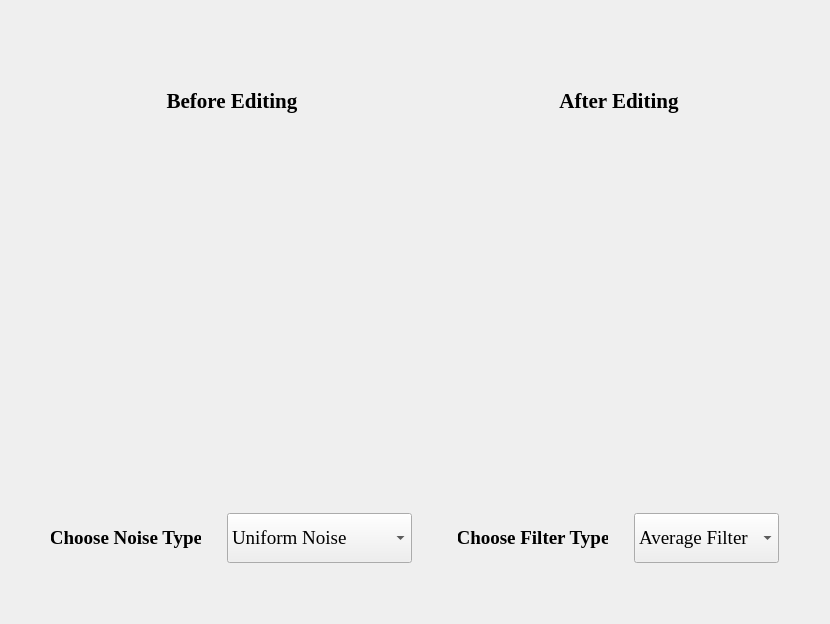
  <widget class="QWidget" name="tab">
   <attribute name="title">
    <string>Noise / Filtering</string>
   </attribute>
   <layout class="QGridLayout" name="gridLayout">
    <item row="0" column="0">
     <layout class="QVBoxLayout" name="verticalLayout_4">
      <item>
       <spacer name="verticalSpacer_5">
        <property name="orientation">
         <enum>Qt::Vertical</enum>
        </property>
        <property name="sizeType">
         <enum>QSizePolicy::Fixed</enum>
        </property>
        <property name="sizeHint" stdset="0">
         <size>
          <width>20</width>
          <height>40</height>
         </size>
        </property>
       </spacer>
      </item>
      <item>
       <layout class="QHBoxLayout" name="horizontalLayout">
        <item>
         <spacer name="horizontalSpacer">
          <property name="orientation">
           <enum>Qt::Horizontal</enum>
          </property>
          <property name="sizeType">
           <enum>QSizePolicy::Fixed</enum>
          </property>
          <property name="sizeHint" stdset="0">
           <size>
            <width>40</width>
            <height>20</height>
           </size>
          </property>
         </spacer>
        </item>
        <item>
         <layout class="QVBoxLayout" name="verticalLayout_2">
          <item>
           <layout class="QHBoxLayout" name="horizontalLayout_2">
            <item>
             <spacer name="horizontalSpacer_2">
              <property name="orientation">
               <enum>Qt::Horizontal</enum>
              </property>
              <property name="sizeHint" stdset="0">
               <size>
                <width>40</width>
                <height>20</height>
               </size>
              </property>
             </spacer>
            </item>
            <item>
             <widget class="QLabel" name="label_beforeAddingNoise">
              <property name="minimumSize">
               <size>
                <width>200</width>
                <height>100</height>
               </size>
              </property>
              <property name="maximumSize">
               <size>
                <width>200</width>
                <height>100</height>
               </size>
              </property>
              <property name="font">
               <font>
                <family>Georgia</family>
                <pointsize>16</pointsize>
                <bold>true</bold>
               </font>
              </property>
              <property name="text">
               <string>Before Editing</string>
              </property>
              <property name="alignment">
               <set>Qt::AlignCenter</set>
              </property>
             </widget>
            </item>
            <item>
             <spacer name="horizontalSpacer_4">
              <property name="orientation">
               <enum>Qt::Horizontal</enum>
              </property>
              <property name="sizeHint" stdset="0">
               <size>
                <width>40</width>
                <height>20</height>
               </size>
              </property>
             </spacer>
            </item>
           </layout>
          </item>
          <item>
           <spacer name="verticalSpacer_3">
            <property name="orientation">
             <enum>Qt::Vertical</enum>
            </property>
            <property name="sizeType">
             <enum>QSizePolicy::Fixed</enum>
            </property>
            <property name="sizeHint" stdset="0">
             <size>
              <width>20</width>
              <height>20</height>
             </size>
            </property>
           </spacer>
          </item>
          <item>
           <widget class="GraphicsLayoutWidget" name="image_noiseBeforeEditing" native="true">
            <property name="minimumSize">
             <size>
              <width>250</width>
              <height>300</height>
             </size>
            </property>
            <property name="maximumSize">
             <size>
              <width>16777215</width>
              <height>500</height>
             </size>
            </property>
           </widget>
          </item>
          <item>
           <spacer name="verticalSpacer_4">
            <property name="orientation">
             <enum>Qt::Vertical</enum>
            </property>
            <property name="sizeType">
             <enum>QSizePolicy::Fixed</enum>
            </property>
            <property name="sizeHint" stdset="0">
             <size>
              <width>20</width>
              <height>20</height>
             </size>
            </property>
           </spacer>
          </item>
          <item>
           <layout class="QVBoxLayout" name="verticalLayout">
            <item>
             <spacer name="verticalSpacer">
              <property name="orientation">
               <enum>Qt::Vertical</enum>
              </property>
              <property name="sizeType">
               <enum>QSizePolicy::Preferred</enum>
              </property>
              <property name="sizeHint" stdset="0">
               <size>
                <width>20</width>
                <height>10</height>
               </size>
              </property>
             </spacer>
            </item>
            <item>
             <layout class="QHBoxLayout" name="horizontalLayout_4">
              <item>
               <widget class="QLabel" name="label_noiseType">
                <property name="minimumSize">
                 <size>
                  <width>150</width>
                  <height>50</height>
                 </size>
                </property>
                <property name="maximumSize">
                 <size>
                  <width>150</width>
                  <height>50</height>
                 </size>
                </property>
                <property name="font">
                 <font>
                  <family>Georgia</family>
                  <pointsize>14</pointsize>
                  <bold>true</bold>
                 </font>
                </property>
                <property name="text">
                 <string>Choose Noise Type</string>
                </property>
                <property name="alignment">
                 <set>Qt::AlignCenter</set>
                </property>
               </widget>
              </item>
              <item>
               <spacer name="horizontalSpacer_7">
                <property name="orientation">
                 <enum>Qt::Horizontal</enum>
                </property>
                <property name="sizeType">
                 <enum>QSizePolicy::Fixed</enum>
                </property>
                <property name="sizeHint" stdset="0">
                 <size>
                  <width>20</width>
                  <height>20</height>
                 </size>
                </property>
               </spacer>
              </item>
              <item>
               <widget class="QComboBox" name="comboBox_noiseTypes">
                <property name="minimumSize">
                 <size>
                  <width>104</width>
                  <height>50</height>
                 </size>
                </property>
                <property name="maximumSize">
                 <size>
                  <width>16777215</width>
                  <height>50</height>
                 </size>
                </property>
                <property name="font">
                 <font>
                  <family>Georgia</family>
                  <pointsize>14</pointsize>
                  <italic>false</italic>
                  <bold>false</bold>
                 </font>
                </property>
                <item>
                 <property name="text">
                  <string>Uniform Noise</string>
                 </property>
                </item>
                <item>
                 <property name="text">
                  <string>Gaussian Noise</string>
                 </property>
                </item>
                <item>
                 <property name="text">
                  <string>Salt &amp; Pepper Noise</string>
                 </property>
                </item>
               </widget>
              </item>
             </layout>
            </item>
            <item>
             <spacer name="verticalSpacer_2">
              <property name="orientation">
               <enum>Qt::Vertical</enum>
              </property>
              <property name="sizeType">
               <enum>QSizePolicy::Preferred</enum>
              </property>
              <property name="sizeHint" stdset="0">
               <size>
                <width>20</width>
                <height>10</height>
               </size>
              </property>
             </spacer>
            </item>
           </layout>
          </item>
         </layout>
        </item>
        <item>
         <spacer name="horizontalSpacer_97">
          <property name="orientation">
           <enum>Qt::Horizontal</enum>
          </property>
          <property name="sizeType">
           <enum>QSizePolicy::Preferred</enum>
          </property>
          <property name="sizeHint" stdset="0">
           <size>
            <width>40</width>
            <height>20</height>
           </size>
          </property>
         </spacer>
        </item>
        <item>
         <layout class="QHBoxLayout" name="horizontalLayout_43"/>
        </item>
        <item>
         <layout class="QVBoxLayout" name="verticalLayout_3">
          <item>
           <layout class="QHBoxLayout" name="horizontalLayout_3">
            <item>
             <spacer name="horizontalSpacer_5">
              <property name="orientation">
               <enum>Qt::Horizontal</enum>
              </property>
              <property name="sizeHint" stdset="0">
               <size>
                <width>40</width>
                <height>20</height>
               </size>
              </property>
             </spacer>
            </item>
            <item>
             <widget class="QLabel" name="label_afterAddingNoise">
              <property name="minimumSize">
               <size>
                <width>200</width>
                <height>100</height>
               </size>
              </property>
              <property name="maximumSize">
               <size>
                <width>200</width>
                <height>100</height>
               </size>
              </property>
              <property name="font">
               <font>
                <family>Georgia</family>
                <pointsize>16</pointsize>
                <bold>true</bold>
               </font>
              </property>
              <property name="text">
               <string>After Editing</string>
              </property>
              <property name="alignment">
               <set>Qt::AlignCenter</set>
              </property>
             </widget>
            </item>
            <item>
             <spacer name="horizontalSpacer_8">
              <property name="orientation">
               <enum>Qt::Horizontal</enum>
              </property>
              <property name="sizeHint" stdset="0">
               <size>
                <width>40</width>
                <height>20</height>
               </size>
              </property>
             </spacer>
            </item>
           </layout>
          </item>
          <item>
           <spacer name="verticalSpacer_7">
            <property name="orientation">
             <enum>Qt::Vertical</enum>
            </property>
            <property name="sizeType">
             <enum>QSizePolicy::Fixed</enum>
            </property>
            <property name="sizeHint" stdset="0">
             <size>
              <width>20</width>
              <height>20</height>
             </size>
            </property>
           </spacer>
          </item>
          <item>
           <widget class="GraphicsLayoutWidget" name="image_noiseAfterEditing" native="true">
            <property name="minimumSize">
             <size>
              <width>250</width>
              <height>300</height>
             </size>
            </property>
            <property name="maximumSize">
             <size>
              <width>16777215</width>
              <height>500</height>
             </size>
            </property>
           </widget>
          </item>
          <item>
           <spacer name="verticalSpacer_8">
            <property name="orientation">
             <enum>Qt::Vertical</enum>
            </property>
            <property name="sizeType">
             <enum>QSizePolicy::Fixed</enum>
            </property>
            <property name="sizeHint" stdset="0">
             <size>
              <width>20</width>
              <height>20</height>
             </size>
            </property>
           </spacer>
          </item>
          <item>
           <layout class="QVBoxLayout" name="verticalLayout_5">
            <item>
             <spacer name="verticalSpacer_9">
              <property name="orientation">
               <enum>Qt::Vertical</enum>
              </property>
              <property name="sizeType">
               <enum>QSizePolicy::Preferred</enum>
              </property>
              <property name="sizeHint" stdset="0">
               <size>
                <width>20</width>
                <height>10</height>
               </size>
              </property>
             </spacer>
            </item>
            <item>
             <layout class="QHBoxLayout" name="horizontalLayout_8">
              <item>
               <widget class="QLabel" name="label_filter_Type">
                <property name="minimumSize">
                 <size>
                  <width>150</width>
                  <height>50</height>
                 </size>
                </property>
                <property name="maximumSize">
                 <size>
                  <width>150</width>
                  <height>50</height>
                 </size>
                </property>
                <property name="font">
                 <font>
                  <family>Georgia</family>
                  <pointsize>14</pointsize>
                  <bold>true</bold>
                 </font>
                </property>
                <property name="text">
                 <string>Choose Filter Type</string>
                </property>
                <property name="alignment">
                 <set>Qt::AlignCenter</set>
                </property>
               </widget>
              </item>
              <item>
               <spacer name="horizontalSpacer_12">
                <property name="orientation">
                 <enum>Qt::Horizontal</enum>
                </property>
                <property name="sizeType">
                 <enum>QSizePolicy::Fixed</enum>
                </property>
                <property name="sizeHint" stdset="0">
                 <size>
                  <width>20</width>
                  <height>20</height>
                 </size>
                </property>
               </spacer>
              </item>
              <item>
               <widget class="QComboBox" name="comboBox_noiseFilters">
                <property name="minimumSize">
                 <size>
                  <width>104</width>
                  <height>50</height>
                 </size>
                </property>
                <property name="maximumSize">
                 <size>
                  <width>16777215</width>
                  <height>50</height>
                 </size>
                </property>
                <property name="font">
                 <font>
                  <family>Georgia</family>
                  <pointsize>14</pointsize>
                  <italic>false</italic>
                  <bold>false</bold>
                 </font>
                </property>
                <item>
                 <property name="text">
                  <string>Average Filter</string>
                 </property>
                </item>
                <item>
                 <property name="text">
                  <string>Gaussian Filter</string>
                 </property>
                </item>
                <item>
                 <property name="text">
                  <string>Median Filter</string>
                 </property>
                </item>
               </widget>
              </item>
             </layout>
            </item>
            <item>
             <spacer name="verticalSpacer_10">
              <property name="orientation">
               <enum>Qt::Vertical</enum>
              </property>
              <property name="sizeType">
               <enum>QSizePolicy::Preferred</enum>
              </property>
              <property name="sizeHint" stdset="0">
               <size>
                <width>20</width>
                <height>10</height>
               </size>
              </property>
             </spacer>
            </item>
           </layout>
          </item>
         </layout>
        </item>
        <item>
         <spacer name="horizontalSpacer_3">
          <property name="orientation">
           <enum>Qt::Horizontal</enum>
          </property>
          <property name="sizeType">
           <enum>QSizePolicy::Fixed</enum>
          </property>
          <property name="sizeHint" stdset="0">
           <size>
            <width>40</width>
            <height>20</height>
           </size>
          </property>
         </spacer>
        </item>
       </layout>
      </item>
      <item>
       <spacer name="verticalSpacer_6">
        <property name="orientation">
         <enum>Qt::Vertical</enum>
        </property>
        <property name="sizeType">
         <enum>QSizePolicy::Fixed</enum>
        </property>
        <property name="sizeHint" stdset="0">
         <size>
          <width>20</width>
          <height>40</height>
         </size>
        </property>
       </spacer>
      </item>
     </layout>
    </item>
   </layout>
   <zorder></zorder>
  </widget>
